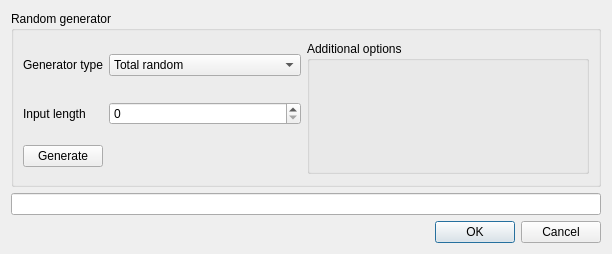
<?xml version="1.0" encoding="UTF-8"?>
<ui version="4.0">
 <class>InputStringDialog</class>
 <widget class="QDialog" name="InputStringDialog">
  <property name="geometry">
   <rect>
    <x>0</x>
    <y>0</y>
    <width>612</width>
    <height>254</height>
   </rect>
  </property>
  <property name="windowTitle">
   <string>Generate input</string>
  </property>
  <layout class="QGridLayout" name="gridLayout_4">
   <item row="0" column="0" colspan="2">
    <widget class="QGroupBox" name="groupBox">
     <property name="title">
      <string>Random generator</string>
     </property>
     <layout class="QGridLayout" name="gridLayout_5">
      <item row="0" column="0">
       <widget class="QLabel" name="label">
        <property name="text">
         <string>Generator type</string>
        </property>
       </widget>
      </item>
      <item row="0" column="1">
       <widget class="QComboBox" name="generator_selector">
        <item>
         <property name="text">
          <string>Total random</string>
         </property>
        </item>
        <item>
         <property name="text">
          <string>Random permutation</string>
         </property>
        </item>
        <item>
         <property name="text">
          <string>Random with success chance</string>
         </property>
        </item>
       </widget>
      </item>
      <item row="0" column="2" rowspan="3">
       <widget class="QGroupBox" name="additional_optons">
        <property name="title">
         <string>Additional options</string>
        </property>
        <layout class="QGridLayout" name="gridLayout_3">
         <item row="0" column="0">
          <widget class="QStackedWidget" name="generators_configuration">
           <property name="currentIndex">
            <number>0</number>
           </property>
           <widget class="QWidget" name="page_3"/>
           <widget class="QWidget" name="page_2">
            <layout class="QGridLayout" name="gridLayout_2">
             <item row="0" column="0" colspan="5">
              <widget class="QLabel" name="label_3">
               <property name="text">
                <string>Number of elements</string>
               </property>
              </widget>
             </item>
             <item row="2" column="1">
              <widget class="QSpinBox" name="Y_amount"/>
             </item>
             <item row="2" column="4">
              <widget class="QSpinBox" name="K_amount"/>
             </item>
             <item row="1" column="1">
              <widget class="QSpinBox" name="C_amount"/>
             </item>
             <item row="1" column="3">
              <widget class="QLabel" name="M_label">
               <property name="text">
                <string>M</string>
               </property>
              </widget>
             </item>
             <item row="1" column="0">
              <widget class="QLabel" name="C_label">
               <property name="text">
                <string>C</string>
               </property>
              </widget>
             </item>
             <item row="2" column="3">
              <widget class="QLabel" name="K_label">
               <property name="text">
                <string>K</string>
               </property>
              </widget>
             </item>
             <item row="2" column="0">
              <widget class="QLabel" name="Y_label">
               <property name="text">
                <string>Y</string>
               </property>
              </widget>
             </item>
             <item row="1" column="4">
              <widget class="QSpinBox" name="M_amount"/>
             </item>
             <item row="2" column="2">
              <spacer name="horizontalSpacer">
               <property name="orientation">
                <enum>Qt::Horizontal</enum>
               </property>
               <property name="sizeHint" stdset="0">
                <size>
                 <width>40</width>
                 <height>20</height>
                </size>
               </property>
              </spacer>
             </item>
            </layout>
           </widget>
           <widget class="QWidget" name="page">
            <layout class="QGridLayout" name="gridLayout">
             <item row="0" column="0">
              <widget class="QLabel" name="probability_label">
               <property name="text">
                <string>Propability of next correct container</string>
               </property>
              </widget>
             </item>
             <item row="1" column="0">
              <widget class="QDoubleSpinBox" name="correct_chance">
               <property name="decimals">
                <number>3</number>
               </property>
               <property name="maximum">
                <double>1.000000000000000</double>
               </property>
               <property name="singleStep">
                <double>0.001000000000000</double>
               </property>
              </widget>
             </item>
            </layout>
           </widget>
          </widget>
         </item>
        </layout>
       </widget>
      </item>
      <item row="1" column="0">
       <widget class="QLabel" name="label_2">
        <property name="text">
         <string>Input length</string>
        </property>
       </widget>
      </item>
      <item row="2" column="0">
       <widget class="QPushButton" name="generate_button">
        <property name="text">
         <string>Generate</string>
        </property>
       </widget>
      </item>
      <item row="1" column="1">
       <widget class="QSpinBox" name="input_length">
        <property name="maximum">
         <number>999</number>
        </property>
       </widget>
      </item>
     </layout>
    </widget>
   </item>
   <item row="2" column="1">
    <widget class="QDialogButtonBox" name="buttonBox">
     <property name="orientation">
      <enum>Qt::Horizontal</enum>
     </property>
     <property name="standardButtons">
      <set>QDialogButtonBox::Cancel|QDialogButtonBox::Ok</set>
     </property>
    </widget>
   </item>
   <item row="1" column="0" colspan="2">
    <widget class="QLineEdit" name="input"/>
   </item>
  </layout>
 </widget>
 <resources/>
 <connections>
  <connection>
   <sender>buttonBox</sender>
   <signal>accepted()</signal>
   <receiver>InputStringDialog</receiver>
   <slot>accept()</slot>
   <hints>
    <hint type="sourcelabel">
     <x>233</x>
     <y>235</y>
    </hint>
    <hint type="destinationlabel">
     <x>157</x>
     <y>211</y>
    </hint>
   </hints>
  </connection>
  <connection>
   <sender>buttonBox</sender>
   <signal>rejected()</signal>
   <receiver>InputStringDialog</receiver>
   <slot>reject()</slot>
   <hints>
    <hint type="sourcelabel">
     <x>301</x>
     <y>241</y>
    </hint>
    <hint type="destinationlabel">
     <x>286</x>
     <y>211</y>
    </hint>
   </hints>
  </connection>
  <connection>
   <sender>generator_selector</sender>
   <signal>currentIndexChanged(int)</signal>
   <receiver>generators_configuration</receiver>
   <slot>setCurrentIndex(int)</slot>
   <hints>
    <hint type="sourcelabel">
     <x>292</x>
     <y>60</y>
    </hint>
    <hint type="destinationlabel">
     <x>485</x>
     <y>71</y>
    </hint>
   </hints>
  </connection>
 </connections>
</ui>
